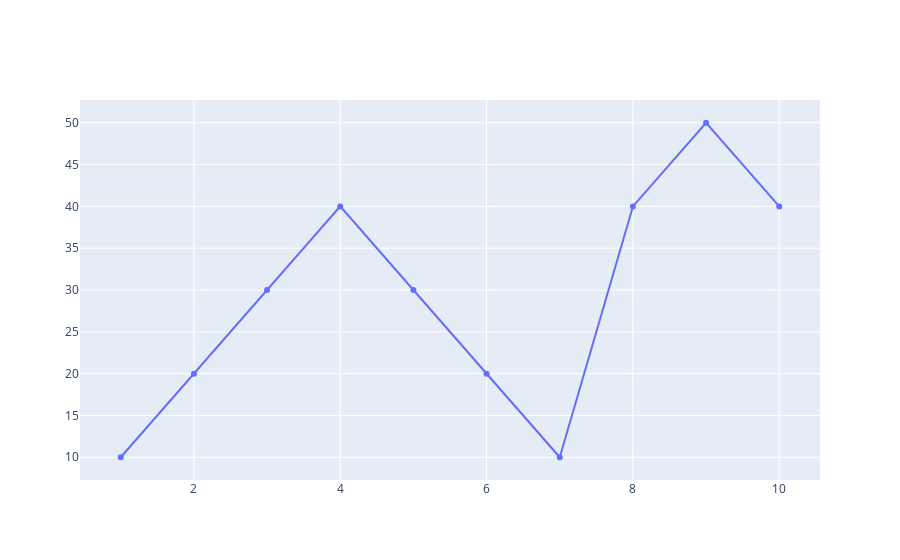

This figure's notebook cell:
### Markdown cell above
## to create marker on the point of the graphs

### Code cell
x = [1,2,3,4,5,6,7,8,9,10]
y = [10,20,30,40,30,20,10,40,50,40]
fig = go.Figure(go.Scatter(x = x, y = y ))
fig.show()

### Figure 1 — Plotly figure (JSON) as saved in the notebook; plotly's stock layout.template omitted (floating-point values rounded to 4 significant figures)
{"data": [{"type": "scatter", "x": [1, 2, 3, 4, 5, 6, 7, 8, 9, 10], "y": [10, 20, 30, 40, 30, 20, 10, 40, 50, 40]}], "layout": {"autosize": true, "xaxis": {"autorange": true, "range": [0.3968, 10.6], "type": "linear"}, "yaxis": {"autorange": true, "range": [6.699, 53.3], "type": "linear"}}}
